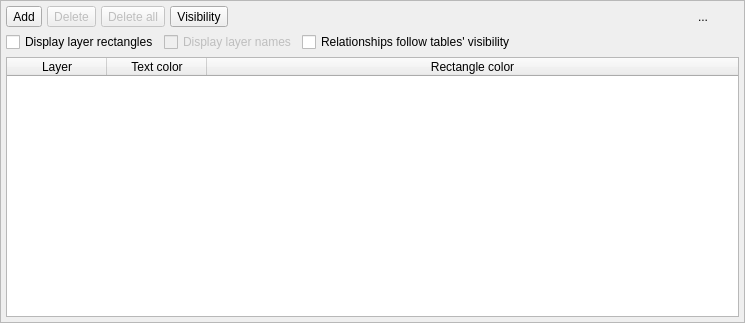
<?xml version="1.0" encoding="UTF-8"?>
<ui version="4.0">
 <class>LayersConfigWidget</class>
 <widget class="QWidget" name="LayersConfigWidget">
  <property name="geometry">
   <rect>
    <x>0</x>
    <y>0</y>
    <width>745</width>
    <height>323</height>
   </rect>
  </property>
  <property name="minimumSize">
   <size>
    <width>600</width>
    <height>180</height>
   </size>
  </property>
  <property name="maximumSize">
   <size>
    <width>800</width>
    <height>600</height>
   </size>
  </property>
  <property name="windowTitle">
   <string>Form</string>
  </property>
  <property name="autoFillBackground">
   <bool>false</bool>
  </property>
  <layout class="QVBoxLayout" name="verticalLayout">
   <property name="spacing">
    <number>5</number>
   </property>
   <property name="leftMargin">
    <number>0</number>
   </property>
   <property name="topMargin">
    <number>0</number>
   </property>
   <property name="rightMargin">
    <number>0</number>
   </property>
   <property name="bottomMargin">
    <number>0</number>
   </property>
   <item>
    <widget class="QFrame" name="frame">
     <property name="minimumSize">
      <size>
       <width>0</width>
       <height>0</height>
      </size>
     </property>
     <property name="frameShape">
      <enum>QFrame::StyledPanel</enum>
     </property>
     <property name="frameShadow">
      <enum>QFrame::Raised</enum>
     </property>
     <layout class="QGridLayout" name="gridLayout">
      <property name="leftMargin">
       <number>5</number>
      </property>
      <property name="topMargin">
       <number>5</number>
      </property>
      <property name="rightMargin">
       <number>5</number>
      </property>
      <property name="bottomMargin">
       <number>5</number>
      </property>
      <property name="spacing">
       <number>5</number>
      </property>
      <item row="0" column="3">
       <widget class="QToolButton" name="visibility_tb">
        <property name="enabled">
         <bool>true</bool>
        </property>
        <property name="sizePolicy">
         <sizepolicy hsizetype="Preferred" vsizetype="Preferred">
          <horstretch>0</horstretch>
          <verstretch>0</verstretch>
         </sizepolicy>
        </property>
        <property name="minimumSize">
         <size>
          <width>0</width>
          <height>0</height>
         </size>
        </property>
        <property name="toolTip">
         <string>Add a new layer</string>
        </property>
        <property name="text">
         <string>Visibility</string>
        </property>
        <property name="icon">
         <iconset resource="../../res/resources.qrc">
          <normaloff>:/icons/icons/layervisibility.png</normaloff>:/icons/icons/layervisibility.png</iconset>
        </property>
        <property name="iconSize">
         <size>
          <width>25</width>
          <height>25</height>
         </size>
        </property>
        <property name="checkable">
         <bool>false</bool>
        </property>
        <property name="checked">
         <bool>false</bool>
        </property>
        <property name="popupMode">
         <enum>QToolButton::InstantPopup</enum>
        </property>
        <property name="toolButtonStyle">
         <enum>Qt::ToolButtonTextBesideIcon</enum>
        </property>
        <property name="autoRaise">
         <bool>false</bool>
        </property>
       </widget>
      </item>
      <item row="0" column="6">
       <widget class="QToolButton" name="hide_tb">
        <property name="toolTip">
         <string>Hide this widget</string>
        </property>
        <property name="text">
         <string>...</string>
        </property>
        <property name="icon">
         <iconset resource="../../res/resources.qrc">
          <normaloff>:/icons/icons/close1.png</normaloff>:/icons/icons/close1.png</iconset>
        </property>
        <property name="iconSize">
         <size>
          <width>20</width>
          <height>20</height>
         </size>
        </property>
        <property name="shortcut">
         <string>Esc</string>
        </property>
        <property name="autoRaise">
         <bool>true</bool>
        </property>
       </widget>
      </item>
      <item row="0" column="4">
       <spacer name="horizontalSpacer">
        <property name="orientation">
         <enum>Qt::Horizontal</enum>
        </property>
        <property name="sizeType">
         <enum>QSizePolicy::Expanding</enum>
        </property>
        <property name="sizeHint" stdset="0">
         <size>
          <width>20</width>
          <height>20</height>
         </size>
        </property>
       </spacer>
      </item>
      <item row="0" column="0">
       <widget class="QToolButton" name="add_tb">
        <property name="enabled">
         <bool>true</bool>
        </property>
        <property name="sizePolicy">
         <sizepolicy hsizetype="Preferred" vsizetype="Preferred">
          <horstretch>0</horstretch>
          <verstretch>0</verstretch>
         </sizepolicy>
        </property>
        <property name="minimumSize">
         <size>
          <width>0</width>
          <height>0</height>
         </size>
        </property>
        <property name="toolTip">
         <string>Add a new layer</string>
        </property>
        <property name="text">
         <string>Add</string>
        </property>
        <property name="icon">
         <iconset resource="../../res/resources.qrc">
          <normaloff>:/icons/icons/addlayer.png</normaloff>:/icons/icons/addlayer.png</iconset>
        </property>
        <property name="iconSize">
         <size>
          <width>25</width>
          <height>25</height>
         </size>
        </property>
        <property name="shortcut">
         <string>Ins</string>
        </property>
        <property name="toolButtonStyle">
         <enum>Qt::ToolButtonTextBesideIcon</enum>
        </property>
        <property name="autoRaise">
         <bool>false</bool>
        </property>
       </widget>
      </item>
      <item row="0" column="2">
       <widget class="QToolButton" name="remove_all_tb">
        <property name="enabled">
         <bool>false</bool>
        </property>
        <property name="sizePolicy">
         <sizepolicy hsizetype="Preferred" vsizetype="Preferred">
          <horstretch>0</horstretch>
          <verstretch>0</verstretch>
         </sizepolicy>
        </property>
        <property name="minimumSize">
         <size>
          <width>0</width>
          <height>0</height>
         </size>
        </property>
        <property name="toolTip">
         <string>Remove all layers</string>
        </property>
        <property name="text">
         <string>Delete all</string>
        </property>
        <property name="icon">
         <iconset resource="../../res/resources.qrc">
          <normaloff>:/icons/icons/clearlayers.png</normaloff>:/icons/icons/clearlayers.png</iconset>
        </property>
        <property name="iconSize">
         <size>
          <width>25</width>
          <height>25</height>
         </size>
        </property>
        <property name="shortcut">
         <string>Shift+Del</string>
        </property>
        <property name="toolButtonStyle">
         <enum>Qt::ToolButtonTextBesideIcon</enum>
        </property>
        <property name="autoRaise">
         <bool>false</bool>
        </property>
       </widget>
      </item>
      <item row="0" column="1">
       <widget class="QToolButton" name="remove_tb">
        <property name="enabled">
         <bool>false</bool>
        </property>
        <property name="sizePolicy">
         <sizepolicy hsizetype="Preferred" vsizetype="Preferred">
          <horstretch>0</horstretch>
          <verstretch>0</verstretch>
         </sizepolicy>
        </property>
        <property name="minimumSize">
         <size>
          <width>0</width>
          <height>0</height>
         </size>
        </property>
        <property name="toolTip">
         <string>Remove the selected layer</string>
        </property>
        <property name="text">
         <string>Delete</string>
        </property>
        <property name="icon">
         <iconset resource="../../res/resources.qrc">
          <normaloff>:/icons/icons/dellayer.png</normaloff>:/icons/icons/dellayer.png</iconset>
        </property>
        <property name="iconSize">
         <size>
          <width>25</width>
          <height>25</height>
         </size>
        </property>
        <property name="shortcut">
         <string>Del</string>
        </property>
        <property name="toolButtonStyle">
         <enum>Qt::ToolButtonTextBesideIcon</enum>
        </property>
        <property name="autoRaise">
         <bool>false</bool>
        </property>
       </widget>
      </item>
      <item row="0" column="7">
       <widget class="QLabel" name="vhandle_lbl">
        <property name="sizePolicy">
         <sizepolicy hsizetype="Fixed" vsizetype="Fixed">
          <horstretch>0</horstretch>
          <verstretch>0</verstretch>
         </sizepolicy>
        </property>
        <property name="minimumSize">
         <size>
          <width>19</width>
          <height>19</height>
         </size>
        </property>
        <property name="cursor">
         <cursorShape>SizeAllCursor</cursorShape>
        </property>
        <property name="text">
         <string/>
        </property>
        <property name="scaledContents">
         <bool>true</bool>
        </property>
       </widget>
      </item>
      <item row="1" column="0" colspan="8">
       <layout class="QHBoxLayout" name="horizontalLayout">
        <property name="spacing">
         <number>5</number>
        </property>
        <item>
         <widget class="QCheckBox" name="toggle_layers_rects_chk">
          <property name="sizePolicy">
           <sizepolicy hsizetype="Preferred" vsizetype="Fixed">
            <horstretch>0</horstretch>
            <verstretch>0</verstretch>
           </sizepolicy>
          </property>
          <property name="text">
           <string>Display layer rectangles</string>
          </property>
         </widget>
        </item>
        <item>
         <widget class="QCheckBox" name="toggle_layers_names_chk">
          <property name="enabled">
           <bool>false</bool>
          </property>
          <property name="sizePolicy">
           <sizepolicy hsizetype="Fixed" vsizetype="Fixed">
            <horstretch>0</horstretch>
            <verstretch>0</verstretch>
           </sizepolicy>
          </property>
          <property name="text">
           <string>Display layer names</string>
          </property>
         </widget>
        </item>
        <item>
         <widget class="QCheckBox" name="checkBox">
          <property name="sizePolicy">
           <sizepolicy hsizetype="Expanding" vsizetype="Fixed">
            <horstretch>0</horstretch>
            <verstretch>0</verstretch>
           </sizepolicy>
          </property>
          <property name="text">
           <string>Relationships follow tables' visibility</string>
          </property>
         </widget>
        </item>
       </layout>
      </item>
      <item row="2" column="0" colspan="8">
       <widget class="QTableWidget" name="layers_tab">
        <property name="sizePolicy">
         <sizepolicy hsizetype="Expanding" vsizetype="Expanding">
          <horstretch>0</horstretch>
          <verstretch>0</verstretch>
         </sizepolicy>
        </property>
        <property name="editTriggers">
         <set>QAbstractItemView::NoEditTriggers</set>
        </property>
        <property name="alternatingRowColors">
         <bool>true</bool>
        </property>
        <property name="selectionMode">
         <enum>QAbstractItemView::SingleSelection</enum>
        </property>
        <property name="selectionBehavior">
         <enum>QAbstractItemView::SelectRows</enum>
        </property>
        <property name="iconSize">
         <size>
          <width>16</width>
          <height>16</height>
         </size>
        </property>
        <attribute name="horizontalHeaderMinimumSectionSize">
         <number>30</number>
        </attribute>
        <attribute name="horizontalHeaderStretchLastSection">
         <bool>true</bool>
        </attribute>
        <attribute name="verticalHeaderVisible">
         <bool>false</bool>
        </attribute>
        <attribute name="verticalHeaderCascadingSectionResizes">
         <bool>false</bool>
        </attribute>
        <attribute name="verticalHeaderMinimumSectionSize">
         <number>30</number>
        </attribute>
        <attribute name="verticalHeaderDefaultSectionSize">
         <number>30</number>
        </attribute>
        <attribute name="verticalHeaderHighlightSections">
         <bool>true</bool>
        </attribute>
        <column>
         <property name="text">
          <string>Layer</string>
         </property>
        </column>
        <column>
         <property name="text">
          <string>Text color</string>
         </property>
        </column>
        <column>
         <property name="text">
          <string>Rectangle color</string>
         </property>
        </column>
       </widget>
      </item>
     </layout>
    </widget>
   </item>
  </layout>
 </widget>
 <tabstops>
  <tabstop>add_tb</tabstop>
  <tabstop>remove_tb</tabstop>
  <tabstop>remove_all_tb</tabstop>
  <tabstop>visibility_tb</tabstop>
  <tabstop>toggle_layers_rects_chk</tabstop>
  <tabstop>toggle_layers_names_chk</tabstop>
  <tabstop>layers_tab</tabstop>
  <tabstop>hide_tb</tabstop>
 </tabstops>
 <resources>
  <include location="../../res/resources.qrc"/>
  <include location="../../res/resources.qrc"/>
 </resources>
 <connections/>
</ui>
